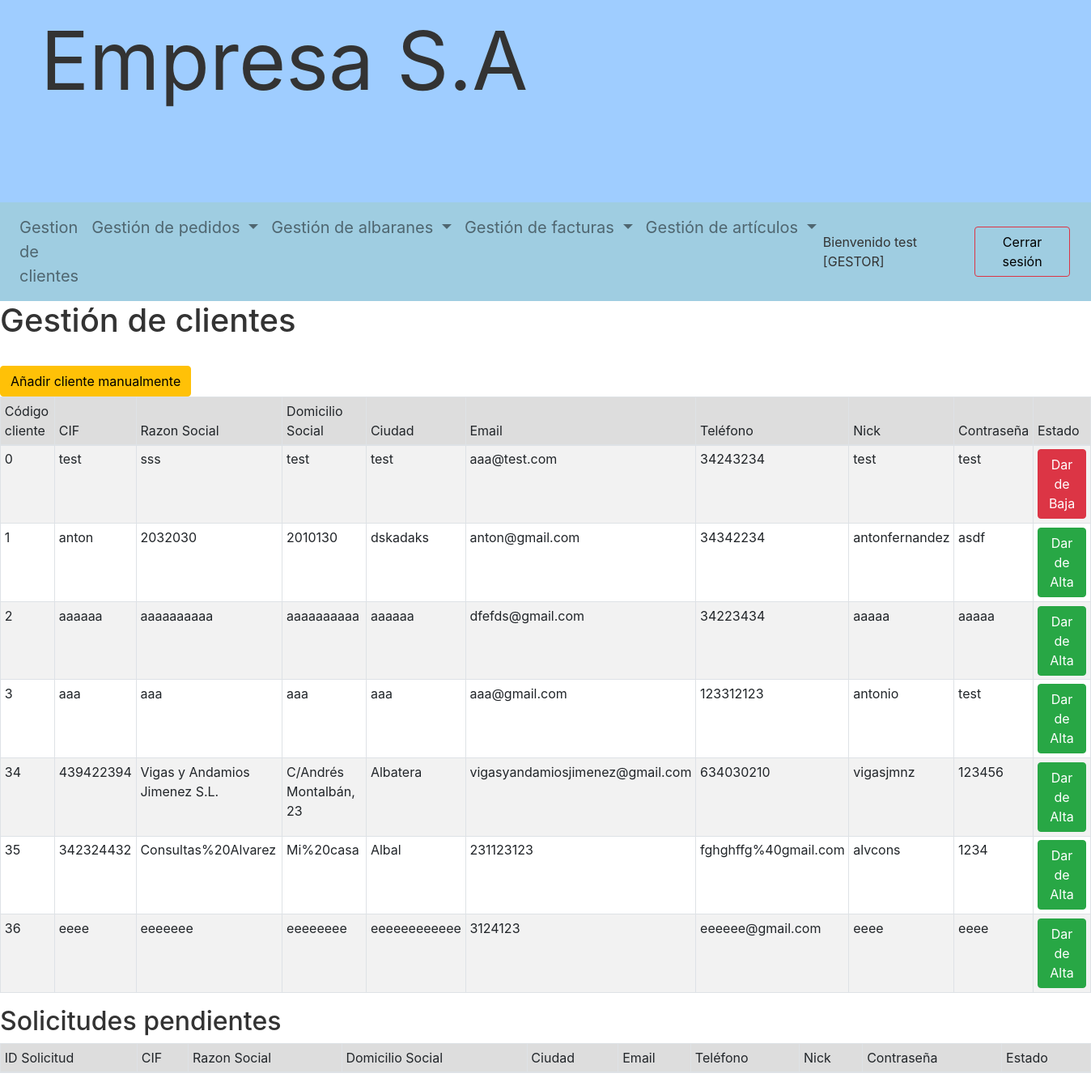
The app's page /gestor/gestion_clientes.php (signed in) with its own data.
### tables this page shows
CREATE TABLE IF NOT EXISTS `clientes` (
  `COD_CLIENTE` int(11) NOT NULL AUTO_INCREMENT,
  `CIF_DNI` varchar(50) DEFAULT NULL,
  `RAZON_SOCIAL` varchar(50) DEFAULT NULL,
  `DOMICILIO_SOCIAL` varchar(50) DEFAULT NULL,
  `CIUDAD` varchar(50) DEFAULT NULL,
  `TELEFONO` varchar(50) DEFAULT NULL,
  `EMAIL` varchar(50) DEFAULT NULL,
  `NICK` varchar(50) NOT NULL,
  `CONTRASEÑA` varchar(50) NOT NULL,
  `ESTADO` enum('s','n') NOT NULL DEFAULT 'n',
  PRIMARY KEY (`COD_CLIENTE`),
  UNIQUE KEY `Index 1` (`NICK`)
);

### gestor/gestion_clientes.php (the view, shortened to what this page needs)
<?php
$conexion = conectar(USUARIO);
$consulta = "SELECT * FROM clientes";
$resultado = $conexion->prepare($consulta);
$resultado->execute();
?>
<link rel="stylesheet" href="../bootstrap-sortable.css">
<h1>Gestión de clientes</h1>
<br>
<a class="btn btn-warning" href="añadir_cliente.php">Añadir cliente manualmente</a>
<table id="tabla" class="table table-striped table-bordered table-sm sortable" data-toggle="table" cellspacing="0">
    <thead>
    <tr>
        <th class="headerSortUp headerSortDown">Código cliente
        </th>
        <th class="th-sm">CIF
        </th>
        <th class="th-sm">Razon Social
        </th>
        <th class="th-sm">Domicilio Social
        </th>
        <th class="th-sm">Ciudad
        </th>
        <th class="th-sm">Email
        </th>
        <th class="th-sm">Teléfono
        </th>
        <th class="th-sm">Nick
        </th>
        <th class="th-sm">Contraseña
        </th>
        <th class="th-sm">Estado
        </th>
    </tr>
    </thead>
    <tbody>
    <?php
    while($clientes = $resultado->fetch(PDO::FETCH_ASSOC)){ ?>
    <tr>
        <td contenteditable="true"><?=$clientes['COD_CLIENTE']?></td>
        <td contenteditable="true"><?=$clientes['CIF_DNI']?></td>
        <td contenteditable="true"><?=$clientes['RAZON_SOCIAL']?></td>
        <td contenteditable="true"><?=$clientes['DOMICILIO_SOCIAL']?></td>
        <td contenteditable="true"><?=$clientes['CIUDAD']?></td>
        <td contenteditable="true"><?=$clientes['EMAIL']?></td>
        <td contenteditable="true"><?=$clientes['TELEFONO']?></td>
        <td contenteditable="true"><?=$clientes['NICK']?></td>
        <td contenteditable="true"><?=$clientes['CONTRASEÑA']?></td>
        <td>
            <?php if($clientes['ESTADO'] == 'n'){
               echo "<button class='alta btn btn-success'>Dar de Alta</button>";
            }
            if($clientes['ESTADO'] == 's'){
               echo "<button class='baja btn btn-danger'>Dar de Baja</button>";
             }
            ?>
        </td>
        <?php } ?>
    </tbody>
</table>
<h2>Solicitudes pendientes</h2>
<table id="tabla" class="table table-striped table-bordered table-sm sortable" data-toggle="table" cellspacing="0">
    <thead>
    <tr>
        <th class="headerSortUp headerSortDown">ID Solicitud
        </th>
        <th class="th-sm">CIF
        </th>
        <th class="th-sm">Razon Social
        </th>
        <th class="th-sm">Domicilio Social
        </th>
        <th class="th-sm">Ciudad
        </th>
        <th class="th-sm">Email
        </th>
        <th class="th-sm">Teléfono
        </th>
        <th class="th-sm">Nick
        </th>
        <th class="th-sm">Contraseña
        </th>
        <th class="th-sm">Estado
        </th>
    </tr>
    </thead>
</table>

### trabajodaw.css (style rules this page uses)
body { color: #333; font-size: 1em; }
a:link, a:visited, a:hover, a:active { color: #000; text-decoration: none; }
table { background: #FFF; border-collapse: collapse; width: 100%; }
td, th { padding: 4px; border: 1px solid #CCC; overflow: hidden; text-align: left; vertical-align: middle; }
th { background-color: #DDD; font-weight: 400; }

### records on screen
clientes: COD_CLIENTE "0", CIF_DNI "test", RAZON_SOCIAL "sss", DOMICILIO_SOCIAL "test", CIUDAD "test", EMAIL "aaa@test.com", TELEFONO "34243234", NICK "test", CONTRASEÑA "test", ESTADO "Dar de Baja"
clientes: COD_CLIENTE "1", CIF_DNI "anton", RAZON_SOCIAL "2032030", DOMICILIO_SOCIAL "2010130", CIUDAD "dskadaks", EMAIL "anton@gmail.com", TELEFONO "34342234", NICK "antonfernandez", CONTRASEÑA "asdf", ESTADO "Dar de Alta"
clientes: COD_CLIENTE "2", CIF_DNI "aaaaaa", RAZON_SOCIAL "aaaaaaaaaa", DOMICILIO_SOCIAL "aaaaaaaaaa", CIUDAD "aaaaaa", EMAIL "dfefds@gmail.com", TELEFONO "34223434", NICK "aaaaa", CONTRASEÑA "aaaaa", ESTADO "Dar de Alta"
clientes: COD_CLIENTE "3", CIF_DNI "aaa", RAZON_SOCIAL "aaa", DOMICILIO_SOCIAL "aaa", CIUDAD "aaa", EMAIL "aaa@gmail.com", TELEFONO "123312123", NICK "antonio", CONTRASEÑA "test", ESTADO "Dar de Alta"
clientes: COD_CLIENTE "34", CIF_DNI "439422394", RAZON_SOCIAL "Vigas y Andamios Jimenez S.L.", DOMICILIO_SOCIAL "C/Andrés Montalbán, 23", CIUDAD "Albatera", EMAIL "vigasyandamiosjimenez@gmail.com", TELEFONO "634030210", NICK "vigasjmnz", CONTRASEÑA "123456", ESTADO "Dar de Alta"
clientes: COD_CLIENTE "35", CIF_DNI "342324432", RAZON_SOCIAL "Consultas%20Alvarez", DOMICILIO_SOCIAL "Mi%20casa", CIUDAD "Albal", EMAIL "231123123", TELEFONO "fghghffg%40gmail.com", NICK "alvcons", CONTRASEÑA "1234", ESTADO "Dar de Alta"
clientes: COD_CLIENTE "36", CIF_DNI "eeee", RAZON_SOCIAL "eeeeeee", DOMICILIO_SOCIAL "eeeeeeee", CIUDAD "eeeeeeeeeeee", EMAIL "3124123", TELEFONO "eeeeee@gmail.com", NICK "eeee", CONTRASEÑA "eeee", ESTADO "Dar de Alta"

### other values on screen
$_SESSION['gestor']['NICK'] "test"
